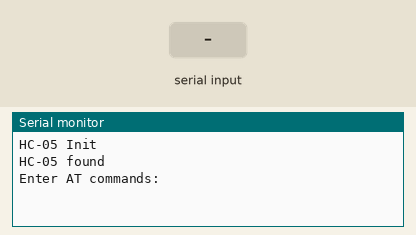
This sketch was run on a simulated Arduino Mega 2560, built with avr-gcc and run on an emulated ATmega2560. On the bench: the last lines printed to the serial monitor. Inputs (shaded band) come from the test bench.

Above: at 1.2 s.
1.3 s: "1" received over the second serial link
At 2.1 s:
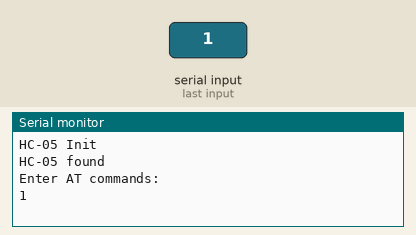
2.8 s: "0" received over the second serial link
At 3.3 s:
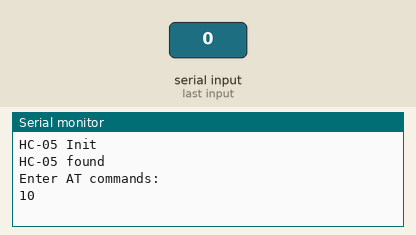

The sketch:

UnoSerialPassThrough.ino
```cpp
#include <SoftwareSerial.h>
// #include <Arduino_LED_Matrix.h>
// #include <ArduinoGraphics.h>

char c =' ';
//ArduinoLEDMatrix matrix;
//SoftwareSerial BTSerial(10, 11); // RX | TX

void setup()
{
  // put the HC-05 in AT mode by holding the button (or pulling EN pin high) while powering it on.
  //pinMode(9, OUTPUT);  // this pin will pull the HC-05 pin 34 (key pin) HIGH to switch module to AT mode
  //digitalWrite(9, HIGH);
  Serial.begin(750);
  while (!Serial)
    delay(50);

  //matrix.begin();

  Serial.println("HC-05 Init");
  //Serial1.begin(38400); // HC-05 default speed in AT command mode
  Serial1.begin(230400); // HC-05 default speed in AT command mode
  while (!Serial1)
    delay(50);
  Serial.println("HC-05 found");

  Serial.println("Enter AT commands:");
}

void loop()
{
  // Keep reading from HC-05 and send to Arduino Serial Monitor
  if (Serial1.available())
  {
    // matrix.loadFrame(LEDMATRIX_BLUETOOTH);
    Serial.write(Serial1.read());
  }

  // Keep reading from Arduino Serial Monitor and send to HC-05
  if (Serial.available())
  {
    c = Serial.read();
    Serial1.write(c);
    // matrix.loadSequence(LEDMATRIX_ANIMATION_LOAD);
    // matrix.play(true);
  }
}
```

Measured:
- after the input at 1.3 s, the serial monitor: prints a new line at once (image 1)
- after the input at 2.8 s, the serial monitor: prints a new line at once (image 2)
